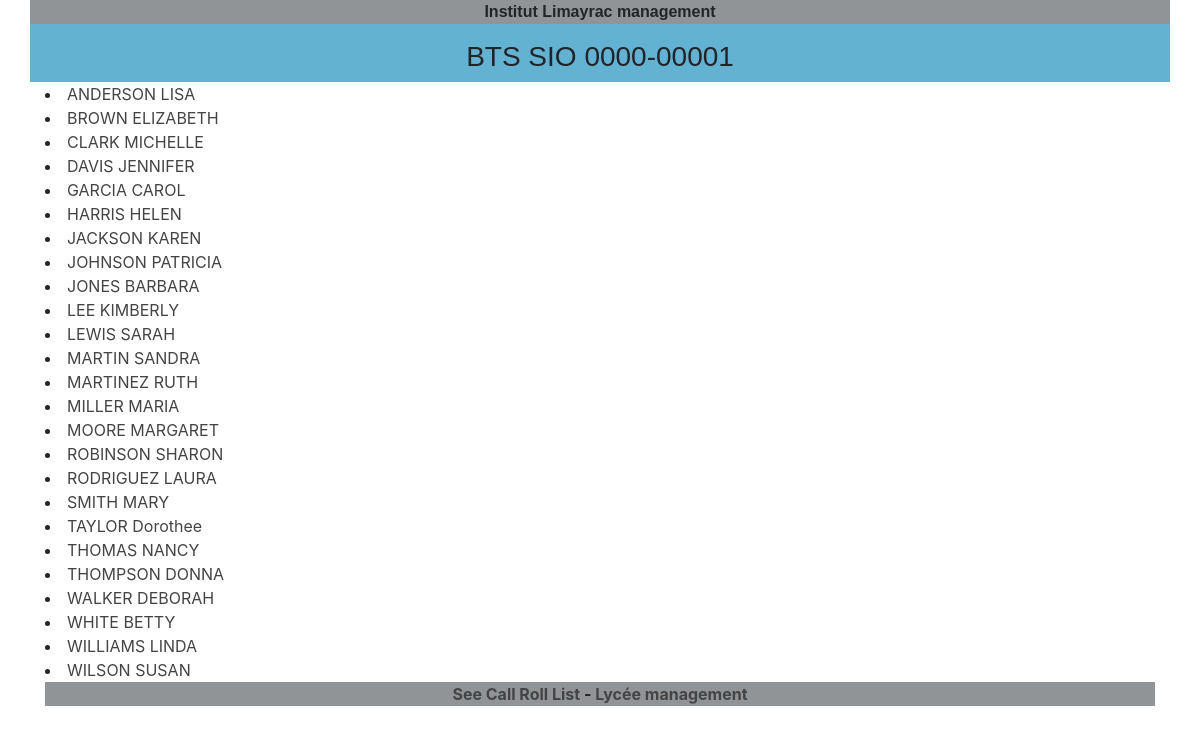
/lycee/1/, run on the app's committed database.
### lycee/models.py (models this page shows, shortened)
class Cursus(models.Model):
    name = models.CharField(
        max_length=50,
        blank=False,
        null=True,
        default='aucun'
    )
    year_from_bac = models.SmallIntegerField(
        help_text="year since le bac",
        verbose_name="year",
        blank=False,
        null=True,
        default=0
    )
    cursus_year = models.CharField(
        max_length=9,
        blank=False,
        null=True,
        default='0000-00001'
    )
    class Meta:
        verbose_name_plural = 'Cursus'

class Student(models.Model):
    first_name = models.CharField(
        max_length=50,
        blank=False,
        null=False
    )
    birth_date = models.DateField(
        verbose_name='date of birth',
        blank=False,
        null=False
    )
    last_name = models.CharField(
        verbose_name="lastname",
        help_text="last name of the student",
        blank=False,
        null=False,
        default="???",
        max_length=255,
    )
    phone = models.CharField(
        verbose_name="phonenumber",
        help_text="phone number of the student",
        blank=False,
        null=False,
        default="0999999999",
        max_length=10,
    )
    email = models.EmailField(
        verbose_name="email",
        help_text="phone number of the student",
        blank=False,
        null=False,
        default="x@y.z",
        max_length=255,
    )
    comments = models.CharField(
        verbose_name="comments",
        help_text="some comments about the student",
        blank=True,
        null=False,
        default="",
        max_length=255,
    )
    cursus = models.ForeignKey(
        Cursus,
        on_delete=models.CASCADE,
        null=True
    )

### lycee/views.py (the view)
# urls.py: path('lycee/<int:cursus_id>/', views.detail, name='detail'),
def detail(request, cursus_id):
    result_list = Student.objects.order_by('last_name').all().filter(cursus_id=cursus_id)
    result_cursus = Cursus.objects.get(pk=cursus_id)
    context = {
        'liste': result_list,
        'cursus': result_cursus,
    }
    return render(request, 'lycee/detail.html', context)

### lycee/templates/lycee/detail.html (shortened to what this page needs)
{% extends 'master.html' %}
{% if liste %}
    {% block title %}
        {% if cursus %}
            {{ cursus.name }} {{ cursus.cursus_year }}
        {% endif %}
    {% endblock%}
    {% block content %}
        <div class="container">
            {% for student in liste %}
                <div class='row'>
                    <div class='col-sm-12'>
                        <li>
                            <a href='/lycee/student/{{ student.id }}/'>{{ student.last_name }} {{ student.first_name }}</a>
                        </li>
                    </div>
                </div>
            {% endfor %}
        </div>
    {% endblock %}
{% else %}
    <p>No students to show.</p>
{% endif %}

### lycee/templates/master.html (shortened to what this page needs)
<!DOCTYPE html>
{% load static %}
<html>
    <head>
        <link rel="stylesheet" href="https://stackpath.bootstrapcdn.com/bootstrap/4.3.1/css/bootstrap.min.css">
        <link rel="stylesheet" type="text/css" href="{% static 'lycee/style.css' %}" />
    </head>
    <body>
        <div class="container">
            <header class="row">
                <div class="page-header">
                <p class="text-center"><strong>Institut Limayrac management</strong></p>
                    <h3 class="text-center">{% block title %}{% endblock %}</h3>
                </div>
            </header>
            <article class="row">{% block content %}{% endblock %}</article>
            <footer class="navbar-fixed-bottom">
                <p class="text-center"><strong> <a href="/lycee/cursuscall/view">See Call Roll List</a> - <a href="/lycee">Lycée management</a></strong></p>
            </footer>
        </div>
    </body>
</html>

### lycee/static/lycee/style.css (style rules this page uses)
a { color : #444444; }
p { background-color: #909496 }
html { position: relative; min-height: 100%; }
.page-header { background-color: #63b2d2; font-family: Arial; width: 100%; }

### data on the page
Cursus: name "BTS SIO", cursus_year "0000-00001"
Student: last_name "ANDERSON", first_name "LISA"
Student: last_name "BROWN", first_name "ELIZABETH"
Student: last_name "CLARK", first_name "MICHELLE"
Student: last_name "DAVIS", first_name "JENNIFER"
Student: last_name "GARCIA", first_name "CAROL"
Student: last_name "HARRIS", first_name "HELEN"
Student: last_name "JACKSON", first_name "KAREN"
Student: last_name "JOHNSON", first_name "PATRICIA"
Student: last_name "JONES", first_name "BARBARA"
Student: last_name "LEE", first_name "KIMBERLY"
Student: last_name "LEWIS", first_name "SARAH"
Student: last_name "MARTIN", first_name "SANDRA"
Student: last_name "MARTINEZ", first_name "RUTH"
Student: last_name "MILLER", first_name "MARIA"
Student: last_name "MOORE", first_name "MARGARET"
Student: last_name "ROBINSON", first_name "SHARON"
Student: last_name "RODRIGUEZ", first_name "LAURA"
Student: last_name "SMITH", first_name "MARY"
Student: last_name "TAYLOR", first_name "Dorothee"
Student: last_name "THOMAS", first_name "NANCY"
Student: last_name "THOMPSON", first_name "DONNA"
Student: last_name "WALKER", first_name "DEBORAH"
Student: last_name "WHITE", first_name "BETTY"
Student: last_name "WILLIAMS", first_name "LINDA"
Student: last_name "WILSON", first_name "SUSAN"
